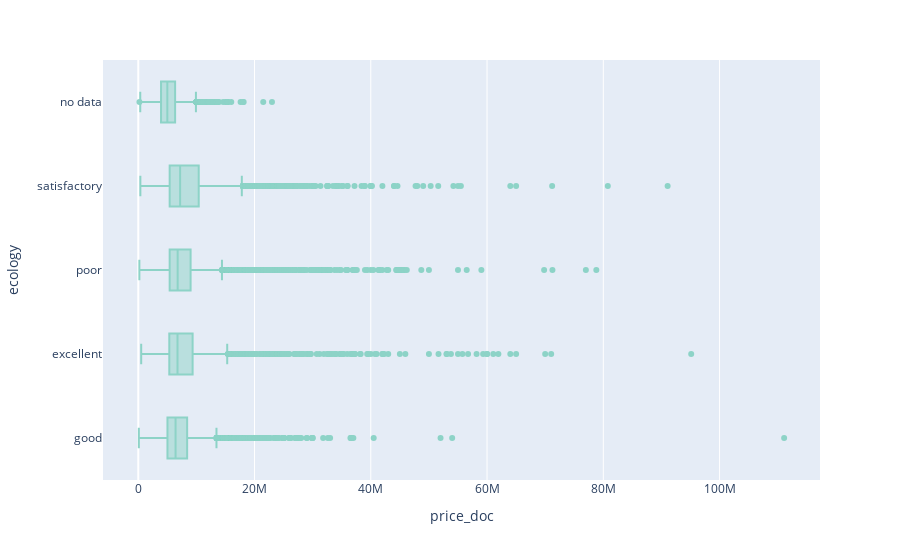

The notebook cell saved with this chart:
### Code cell
fig = px.box(
    data_frame=sber_data,
    x='price_doc',
    y='ecology',
    color_discrete_sequence=px.colors.qualitative.Set3,
    )
fig.show()

### Figure 1 — Plotly figure (JSON) as saved in the notebook; plotly's stock layout.template omitted (floating-point values rounded to 4 significant figures; data arrays with more than 128 entries replaced by an {"elided": "..."} marker saying what was removed)
{"data": [{"alignmentgroup": "True", "hovertemplate": "price_doc=%{x}<br>ecology=%{y}<extra></extra>", "legendgroup": "", "marker": {"color": "rgb(141,211,199)"}, "name": "", "notched": false, "offsetgroup": "", "orientation": "h", "showlegend": false, "type": "box", "x": {"elided": "30471 int values"}, "x0": " ", "xaxis": "x", "y": {"elided": "30471 str values"}, "y0": " ", "yaxis": "y"}], "layout": {"boxmode": "group", "legend": {"tracegroupgap": 0}, "margin": {"t": 60}, "xaxis": {"anchor": "y", "domain": [0, 1], "title": {"text": "price_doc"}}, "yaxis": {"anchor": "x", "domain": [0, 1], "title": {"text": "ecology"}}}}
